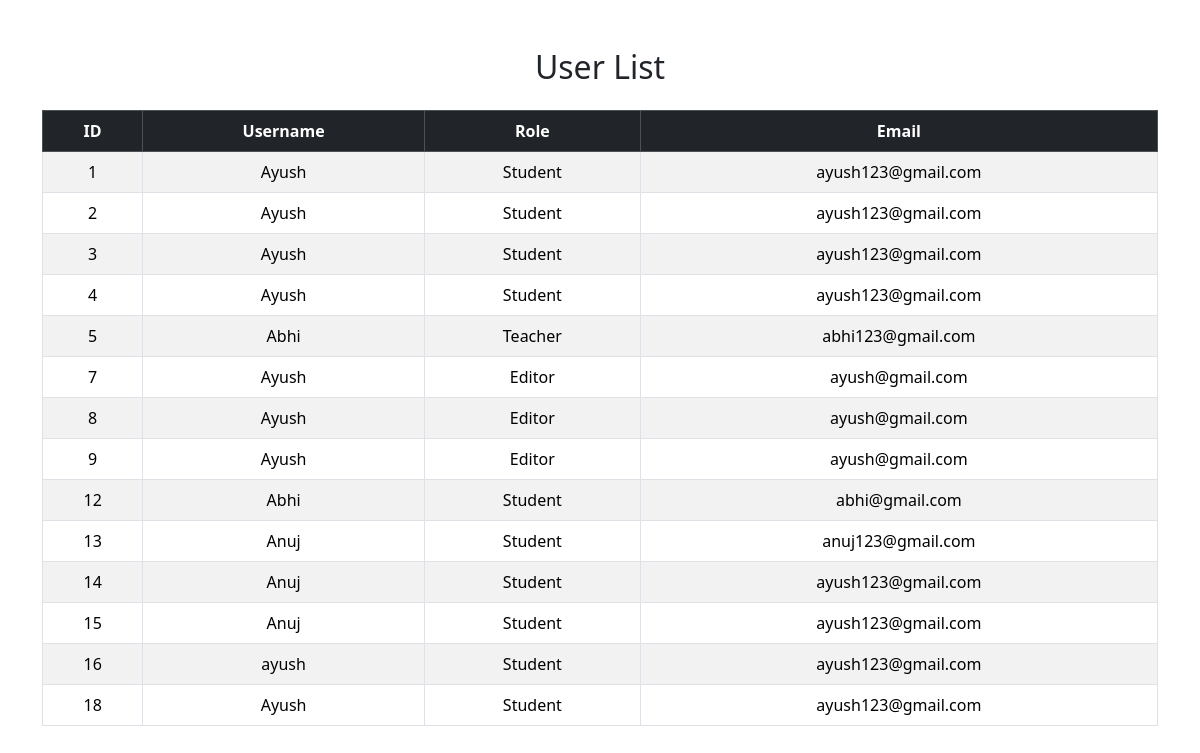
/show_user, run on the app's committed database.
### app.py (models this page shows, shortened)
class User(db.Model):
    id = db.Column(db.Integer, primary_key=True)
    username = db.Column(db.String(20), nullable=False)
    role = db.Column(db.String(120), nullable=False)
    email = db.Column(db.String(120), nullable=False)

### app.py (the view)
@app.route('/show_user')
def show_user():
    users = User.query.filter(User.username.like('A%')).all()
    return render_template('index.html', users=users)

### templates/index.html (shortened to what this page needs)
<!doctype html>
<html lang="en">
<head>
  <link href="https://cdn.jsdelivr.net/npm/bootstrap@5.3.8/dist/css/bootstrap.min.css" rel="stylesheet">
</head>
<body>
<div class="container mt-5">
  <h2 class="text-center mb-4">User List</h2>
  <table class="table table-bordered table-striped text-center">
    <thead class="table-dark">
      <tr>
        <th>ID</th>
        <th>Username</th>
        <th>Role</th>
        <th>Email</th>
      </tr>
    </thead>
    <tbody>
      {% for user in users %}
      <tr>
        <td>{{ user.id }}</td>
        <td>{{ user.username }}</td>
        <td>{{ user.role }}</td>
        <td>{{ user.email }}</td>
      </tr>
      {% endfor %}
    </tbody>
  </table>
</div>
</body>
</html>

### data on the page
User: id "1", username "Ayush", role "Student", email "ayush123@gmail.com"
User: id "2", username "Ayush", role "Student", email "ayush123@gmail.com"
User: id "3", username "Ayush", role "Student", email "ayush123@gmail.com"
User: id "4", username "Ayush", role "Student", email "ayush123@gmail.com"
User: id "5", username "Abhi", role "Teacher", email "abhi123@gmail.com"
User: id "7", username "Ayush", role "Editor", email "ayush@gmail.com"
User: id "8", username "Ayush", role "Editor", email "ayush@gmail.com"
User: id "9", username "Ayush", role "Editor", email "ayush@gmail.com"
User: id "12", username "Abhi", role "Student", email "abhi@gmail.com"
User: id "13", username "Anuj", role "Student", email "anuj123@gmail.com"
User: id "14", username "Anuj", role "Student", email "ayush123@gmail.com"
User: id "15", username "Anuj", role "Student", email "ayush123@gmail.com"
User: id "16", username "ayush", role "Student", email "ayush123@gmail.com"
User: id "18", username "Ayush", role "Student", email "ayush123@gmail.com"
